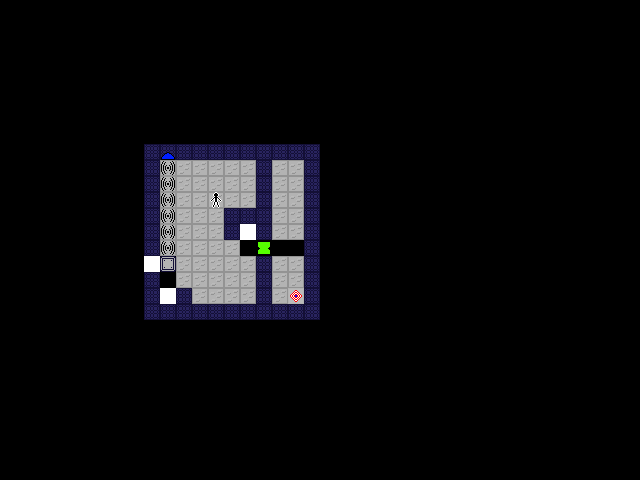

Tiled map render using the project's own tile images. Description and the map definition, with tile-layer contents summarised, below:
An orthogonal 40x30 tile map with 16x16 px tiles, 5 tile layers (tiles, pieces, pieces2, pieces3, ...) and 8 objects.

<map version="1.10" tiledversion="1.11.0" orientation="orthogonal" renderorder="right-down" width="40" height="30" tilewidth="16" tileheight="16" infinite="0" nextlayerid="8" nextobjectid="16">
 <tileset firstgid="1" name="tiles" tilewidth="16" tileheight="16" tilecount="81" columns="9">
  <image source="tiles.png" width="144" height="144" />
 </tileset>
 <layer id="1" name="tiles" width="40" height="30">
  <data>[1200 cells, 115 non-empty, 4 distinct tile ids]</data>
 </layer>
 <layer id="2" name="pieces" width="40" height="30">
  <data>[1200 cells, 10 non-empty, 3 distinct tile ids]</data>
 </layer>
 <layer id="6" name="pieces2" width="40" height="30">
  <data>[1200 cells, 1 non-empty, 1 distinct tile ids]</data>
 </layer>
 <layer id="7" name="pieces3" width="40" height="30">
  <data>[1200 cells, 0 non-empty, 0 distinct tile ids]</data>
 </layer>
 <layer id="3" name="actors" width="40" height="30">
  <data>[1200 cells, 1 non-empty, 1 distinct tile ids]</data>
 </layer>
 <objectgroup id="5" name="connectors">
  <object id="7" x="169.932" y="168.799">
   <polyline points="0,0 93.4624,77.6021" />
  </object>
  <object id="8" x="166" y="184.545">
   <polyline points="0,0 99.0909,64.1818" />
  </object>
  <object id="9" x="163.818" y="201.273">
   <polyline points="0,0 100,49.8182" />
  </object>
  <object id="10" x="168.909" y="216.182">
   <polyline points="0,0 99.0909,35.6364" />
  </object>
  <object id="11" x="165.455" y="233.091">
   <polyline points="0,0 99.4545,14" />
  </object>
  <object id="13" x="168.5" y="248.75">
   <polyline points="0,0 98,-0.375" />
  </object>
  <object id="14" x="169.25" y="264.75">
   <polyline points="0,0 96.25,-19" />
  </object>
  <object id="15" x="169" y="281.5">
   <polyline points="0,0 98.75,-32.75" />
  </object>
 </objectgroup>
</map>
